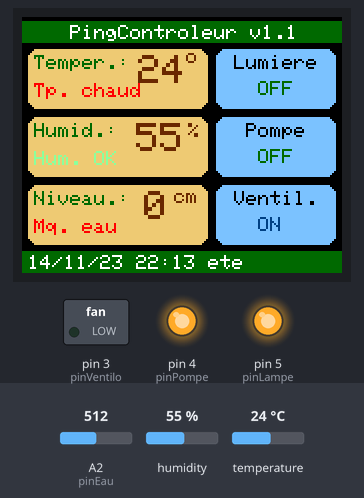
Bench run of a sketch on a simulated Arduino Uno, built with avr-gcc and run on an emulated ATmega328P. Shown: 160×128 colour display, switched loads named in the sketch (green lamp = pin HIGH), output pins drawn as LEDs (lit = HIGH). Inputs (shaded band) come from the test bench; at power-on: humidity 55 %, A2 (pinEau) = 512, temperature 24 °C. The local clock reads 2024-03-15 10:24:30 at power-on unless the sketch sets it; what the sketch prints to the serial monitor is not drawn.

Above: at 3.8 s.
3.9 s: humidity set to 51 %
At 10.0 s:
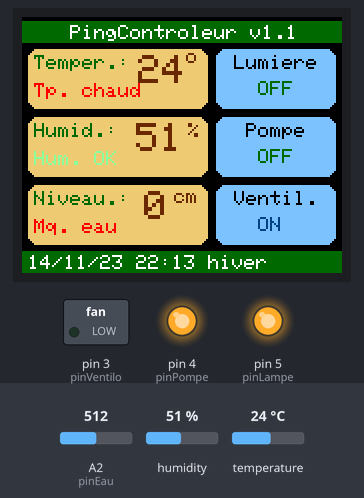
10.7 s: humidity set to 48 %
At 16.2 s:
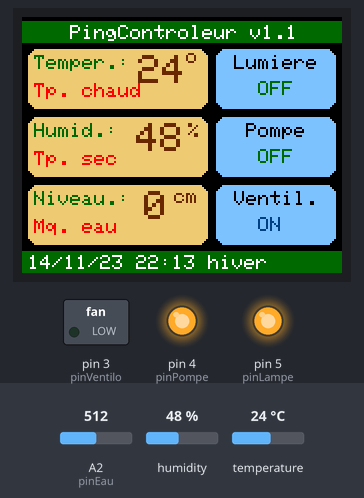
16.7 s: A2 (pinEau) set to 731
At 22.3 s:
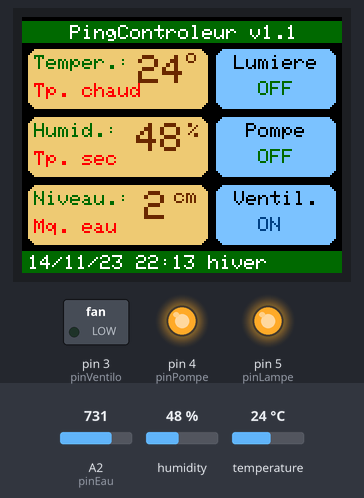
22.7 s: A2 (pinEau) set to 762
At 28.4 s:
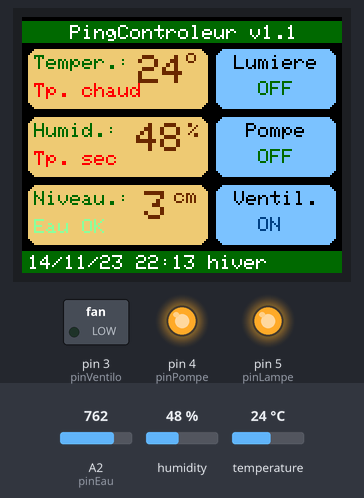
28.7 s: temperature set to 22.3 °C
At 34.4 s:
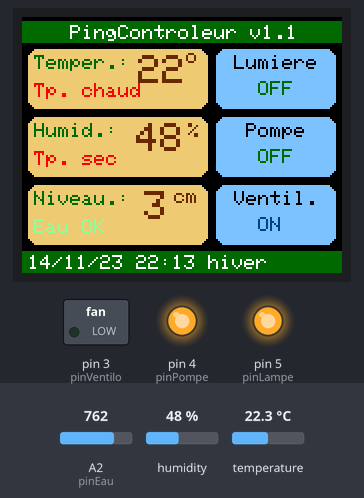
34.7 s: temperature set to 21.2 °C
At 39.8 s:
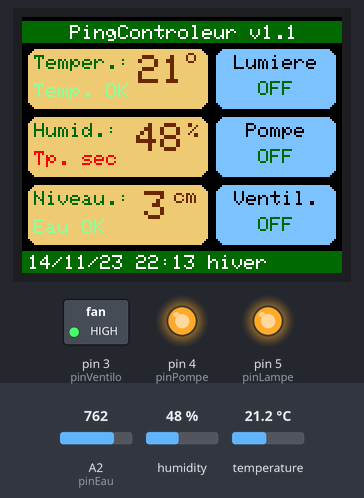
Timing chart, 0 to 41.3 s (numbered marks = the images above; inputs shaded):
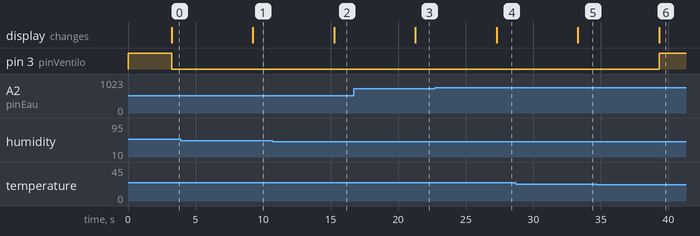

The sketch:

help.ino
```cpp
/*
// ====================================================================================================================================

 Exemple de programme pour Terrarium, controle de la lumiÃ¨re, humiditÃ©, tempÃ©rature, pompe

 Auteur : BEZY Sylvain

// ====================================================================================================================================
*/

// LIBRAIRIES

#include <SPI.h> // Communication avec les peripheriques
#include <Wire.h> // Communication avec l'horloge par I2C
#include <RTClib.h> // Librairie de l'Horloge
#include "DHT.h" // Communication avec le senseur humidite/temperature
#include <Adafruit_GFX.h> // Noyau graphique
#include <Adafruit_ST7735.h> // Fonctions graphiques

// DEFINITION DES VARIABLES DE CULTURE DU TERRARIUM

// conditions ete
int mois_ete = 5; // 1 aÂ  12, 4 pour avril
int hum_max_ete = 60; // humidite max (%)
int hum_min_ete = 40; // humidite min (%)
int t_max_ete = 30; // temperature max (Â°C)
int t_min_ete = 20; // temperature min (Â°C)
int heure_lum_ete = 8; // heure allumage lampe
int duree_lum_ete = 14; // duree eclairage (h)
int heure_pompe_ete = 9; // heure de pompe
int duree_pompe_ete = 8; // plage horaire de la pompe (h)
int duree_arrosage_ete = 1; // durÃ©e d'un arrosage (minutes par heure)

// conditions hiver
int mois_hiver = 11;
int hum_max_hiver = 80;
int hum_min_hiver = 50;
int t_max_hiver = 22;
int t_min_hiver = 10;
int heure_lum_hiver = 9;
int duree_lum_hiver = 10;
int heure_pompe_hiver = 13;
int duree_pompe_hiver = 2;
int duree_arrosage_hiver = 1;

// conditions physiques
int seuil_niveau_eau = 3; // seuil d'alerte du manque d'eau (cm)
int seuil_niveau_critique = 2; // seuil critique d'arret de la pompe (cm)

// ====================================================================================================================================

// DECLARATION DES VARIABLES DU PROGRAMME

boolean saison = true, saison_old, mode_horaire;
boolean periode_pompe, periode_lampe;
boolean manque_eau, manque_eau_old, manque_critique, manque_critique_old;
boolean trop_sec = false, trop_sec_old, trop_humide = false, trop_humide_old, trop_chaud , trop_chaud_old, trop_froid = false, trop_froid_old;
boolean etat_pompe, etat_pompe_old;
boolean etat_ventilo, etat_ventilo_old;
boolean etat_lampe, etat_lampe_old;

int hum_max, hum_min, t_max, t_min, heure_lum_on, heure_lum_off, heure_pompe_on, heure_pompe_off;
int heure, minut, sec, annee, mois, jour, jour_sem;
String jour_sem_str, date_str, date_str_old;
int niveau_eau, niveau_eau_old = 9;
int t, t_old = -1, h, h_old = -1;

// DEFINITION DES PIN POUR LES RELAIS

#define pinLampe 5 // pin DIGITAL controle relais lampe
#define pinPompe 4 // pin DIGITAL controle relais pompe a eau
#define pinVentilo 3 // pin DIGITAL controle relais ventilateur
// #define pinFog 2 // pin DIGITAL controle relais fog

// DEFINITION DES PIN POUR LES SENSEURS

#define pinEau 2 // pin ANALOGUE capteur niveau d'eau
#define DHTPIN 6 // pin DIGITAL capteur Temperature
#define DHTTYPE DHT22 // DHT 22 (AM2302)
DHT dht(DHTPIN, DHTTYPE);//declaration du capteur
RTC_DS3231 RTC;

// DEFINITION DES PIN POUR L'ECRAN :

#define sclk 12// SCL ou CSK violet
#define mosi 11// SDA bleu
#define dc   10// RS vert
#define rst  9 // RST jaune
#define cs   8 // CS orange
Adafruit_ST7735 tft = Adafruit_ST7735(cs, dc, mosi, sclk, rst);

// DEFINITION DES COULEURS UTILISEES

#define Black 0x0000
#define DGreen 0x0340
#define LGreen 0x8FF3
#define Red 0xF800
#define White 0xFFFF
#define LBrown 0xEE4E
#define DBrown 0x6940
#define DBlue 0x0210
#define LBlue 0x7E1F

// ====================================================================================================================================

void setup()
{
  // DEMARRAGE DES SERVICES

  Serial.begin(9600);
  Wire.begin();
  dht.begin();
  RTC.begin();


  // LIGNE A TELEVERSER UNE FOIS, PUIS A SUPPRIMER (car remet a zero l'horloge en cas de coupure de courant)
  RTC.adjust(DateTime(__DATE__,__TIME__));

  // COMMUNICATION AVEC L'ORDINATEUR

  Serial.println();
  Serial.print("TerraContolleur v1.0 : Bienvenue"); // Affichage sur PC
  Serial.println();
  Serial.print("pour terrarium a Pinguicula"); // Affichage sur PC
  Serial.println();
  Serial.println();

  // DISTRIBUTION DES ROLES DES PIN

  pinMode(pinLampe,OUTPUT); // Lampe
  pinMode(pinPompe,OUTPUT); // Pompe a eau
  pinMode(pinVentilo,OUTPUT); // Ventilateur

  // DEFINITIONS DES VALEURS AU DEMARRAGE

  digitalWrite(pinLampe, HIGH); // eteint
  etat_lampe = false;
  digitalWrite(pinPompe, HIGH); // eteint
  etat_pompe = false;
  digitalWrite(pinVentilo, HIGH); // eteint
  etat_ventilo = false;

  // PEREPARATION ECRAN, AFFICHAGE

  tft.initR(INITR_BLACKTAB);
  tft.setRotation(3);
  tft.fillScreen(Black);

  // titre
  tft.fillRect(0, 2, 160, 11, DGreen);
  tft.setCursor(24, 4);
  tft.setTextColor(White);
  tft.setTextSize(1);
  tft.println("PingControleur v1.1");

  // temperature
  tft.fillRoundRect(3, 16, 90, 30, 5, LBrown);
  tft.setCursor(6, 19);
  tft.setTextColor(DGreen);
  tft.println("Temper.:");
  tft.setCursor(77, 19);
  tft.setTextColor(DBrown);
  tft.drawCircle(84, 20, 2, DBrown);
  afficher_message(LBrown, LGreen, "Temp. OK", "Tp chaud",false, 6, 33);

  // humidite
  tft.fillRoundRect(3, 50, 90, 30, 5, LBrown);
  tft.setCursor(6, 53);
  tft.setTextColor(DGreen);
  tft.println("Humid.:");
  tft.setCursor(77, 53);
  tft.setTextColor(DBrown);
  tft.println(" %");
  afficher_message(LBrown, LGreen, "Hum. OK", "Tp sec",false, 6, 67);

  // niveau d'eau
  tft.fillRoundRect(3, 84, 90, 30, 5, LBrown);
  tft.setCursor(6, 87);
  tft.setTextColor(DGreen);
  tft.println("Niveau.:");
  tft.setCursor(70, 86);
  tft.setTextColor(DBrown);
  tft.println(" cm");
  afficher_message(LBrown, LGreen, "Eau OK", "Mq. eau",false, 6, 101);

  // relais : lumiere
  tft.fillRoundRect(97, 16, 60, 30, 5, LBlue);
  tft.setCursor(106, 19);
  tft.setTextColor(Black);
  tft.println("Lumiere");
  afficher_message(LBlue, DGreen, "OFF", "ON",false, 118, 32);

  // relais : pompe
  tft.fillRoundRect(97, 50, 60, 30, 5, LBlue);
  tft.setCursor(112,53);
  tft.setTextColor(Black);
  tft.println("Pompe");
  afficher_message(LBlue, DGreen, "OFF", "ON",false, 118, 66);

  // relais : ventilateur
  tft.fillRoundRect(97, 84, 60, 30, 5, LBlue);
  tft.setCursor(106, 87);
  tft.setTextColor(Black);
  tft.println("Ventil.");
  afficher_message(LBlue, DGreen, "OFF", "ON",false, 118, 100);

  // date / etat
  tft.fillRect(0, 117, 160, 11, DGreen);
  tft.setCursor(3, 119);
}

// ====================================================================================================================================

void loop()
{
  delay(3000);

  // RECUPERATION DATE ET HEURE

  DateTime now = RTC.now(); // Recuperation de la date/heure actuelle
  annee = now.year();
  mois = now.month();
  jour = now.day();
  jour_sem = now.dayOfTheWeek();
  jour_sem_str = "";
  heure = now.hour();
  minut = now.minute();
  date_str = jour_sem_str + jour + "/" + mois + "/" + String(annee).substring(2) + " " + heure + ":" + minut +" " + return_saison();

  // CHANGEMENT HEURE ETE/HIVER

  if(jour_sem == 7 & mois == 3 & jour <=7 & heure == 3 & mode_horaire == false)
  {
    RTC.adjust(DateTime(annee, mois, jour, heure + 1, minut,sec));
    mode_horaire = true;
  }
  if(jour_sem == 7 & mois == 10 & jour >=23 & heure == 3 & mode_horaire == true)
  {
    RTC.adjust(DateTime(annee, mois, jour, heure - 1, minut,sec));
    mode_horaire = false;
  }

  // CALCUL DE PERIODE CULTURE ETE/HIVER

  if(mois_ete <= mois & mois < mois_hiver){
    saison = true;
  }
  else
  {
    saison = false;
  }

  if(saison == true & saison_old != saison){
    hum_max = hum_max_ete;
    hum_min = hum_min_ete;
    t_max = t_max_ete;
    t_min = t_min_ete;
    heure_lum_on = heure_lum_ete;
    heure_lum_off = heure_lum_ete + duree_lum_ete;
    heure_pompe_on = heure_pompe_ete;
    heure_pompe_off = heure_pompe_ete + duree_pompe_ete;
    saison_old = saison;
  }
  else
  {
    hum_max = hum_max_hiver;
    hum_min = hum_min_hiver;
    t_max = t_max_hiver;
    t_min = t_min_hiver;
    heure_lum_on = heure_lum_hiver;
    heure_lum_off = heure_lum_hiver + duree_lum_hiver;
    heure_pompe_on = heure_pompe_hiver;
    heure_pompe_off = heure_pompe_hiver + duree_pompe_hiver;
    saison_old = saison;
  }

  // CALCUL DES PERIODES LUMIERE/POMPE

  // lumiere
  if(heure_lum_on <= heure & heure < heure_lum_off){
    periode_lampe = true;
  }
  else
  {
    periode_lampe = false;
  }

  //pompe
  if(heure_pompe_on <= heure & heure < heure_pompe_off & minut > 58){
    periode_pompe = true;
  }
  else
  {
    periode_pompe = false;
  }

  // LECTURE DES SENSEURS

  niveau_eau = niveau_cm(analogRead(pinEau)); // Lecture du niveau d'eau
  h = dht.readHumidity(); // hygrometrie
  t = dht.readTemperature(); // temperature en celsius

  //  if (isnan(h) || isnan(t))
  //  {
  //    Serial.println("! Impossible de lire DHT22 !");
  //    return;
  //  }

  // COMMUNICATION AVEC L'ORDINATEUR

  Serial.println();
  Serial.print(niveau_eau);
  Serial.print(" cm (");
  Serial.print(analogRead(pinEau));
  Serial.print("); ");
  Serial.print(h);
  Serial.print(" %; ");
  Serial.print(t);
  Serial.print(" C; ");
  Serial.print(heure);
  Serial.print(":");
  Serial.print(minut);
  Serial.print(":");
  Serial.print(sec);
  Serial.print("; ");
  Serial.print(jour_sem_str);
  Serial.print(jour);
  Serial.print("/");
  Serial.print(mois);
  Serial.print("/");
  Serial.print(annee);

  // ANALYSE DE L'ENVIRONNEMENT

  // pour le niveau d'eau
  if(niveau_eau < seuil_niveau_eau){
    manque_critique = true;
  }
  if(niveau_eau >= seuil_niveau_eau){
    manque_critique = false;
  }

  // pour l'humidite
  if(h > hum_max){
    trop_humide = true;
  }
  if(h <= hum_max - 1){
    trop_humide = false;
  }
  if(h < hum_min){
    trop_sec = true;
  }
  if(h >= hum_min + 1){
    trop_sec = false;
  }

  // pour la temperature
  if(t > t_max){
    trop_chaud = true;
  }
  if(t <= t_max - 1){
    trop_chaud = false;
  }
  if(t < t_min){
    trop_froid = true;
  }
  if(t >= t_min + 1){
    trop_froid = false;
  }

  // MISE EN SITUATION DES PERIPHERIQUES

  // lampe
  if(periode_lampe == true & etat_lampe == false)
  {
    digitalWrite (pinLampe, LOW); // allume la lampe SI periode de lampe
    etat_lampe = true; // etat de la lampe : allumee (true)
  }
  if(periode_lampe == false & etat_lampe == true)
  {
    digitalWrite (pinLampe, HIGH); // eteint la lampe si hord periode de lampe
    etat_lampe = false; // etat de la lampe : eteint (false)
  }

  // pompe
  if((periode_pompe == false || trop_humide == true) & etat_pompe == true)
  {
    digitalWrite(pinPompe, HIGH); // eteint la pompe si pas assez d'eau, ou si plus dans periode, ou si trop humide
    etat_pompe = false; // etat de la pompe : eteinte (false)
  }
  if(etat_pompe == false & periode_pompe == true & trop_humide == false)
  {
    digitalWrite(pinPompe, LOW); // allume la pompe SI niveau ok ET heure dans la periode pompe ET pas trop humide
    etat_pompe = true; // etat de la pompe : allumee (true)
  }

  // ventilo
  if((trop_humide == true || trop_chaud == true) & etat_ventilo == false)
  {
    digitalWrite(pinVentilo, LOW); // allume le ventilo SI trop chaud ou trop humide
    etat_ventilo = true; // etat du ventilo : allume (true)
  }
  if(trop_humide == false & trop_chaud == false & etat_ventilo == true)
  {
    digitalWrite(pinVentilo, HIGH); // eteint le ventilo si assez sec et assez frais
    etat_ventilo = false; // etat du ventilo : eteint (false)
  }

  // AFFICHAGE DES VARIABLES A L'ECRAN SI CHANGEMENT

  // temperature
  if (t == t_old)
  {
    goto humidite;
  }
  else {
    t_old = afficher_valeur(LBrown, DBrown, t, t_old, 58, 19);
  }
humidite:
  if (h == h_old)
  {
    goto niveau;
  }
  else {
    h_old = afficher_valeur(LBrown, DBrown, h, h_old, 57, 53);
  }
niveau:
  if (niveau_eau == niveau_eau_old)
  {
    goto trop_chaud;
  }
  else {
    niveau_eau_old = afficher_valeur(LBrown, DBrown,niveau_eau , niveau_eau_old, 61, 87);
  }
trop_chaud:
  if (trop_chaud == trop_chaud_old)
  {
    goto trop_froid;
  }
  else {
    if(trop_chaud == true)
    {
      trop_chaud_old = afficher_message(LBrown, Red, "Tp. chaud", "Temp. OK",true, 6, 33);
    }
    else
    {
      trop_chaud_old = afficher_message(LBrown, LGreen, "Temp. OK", "Tp. chaud",false, 6, 33);
    }
  }
trop_froid:
  if (trop_froid == trop_froid_old)
  {
    goto trop_sec;
  }
  else {
    if(trop_froid == true)
    {
      trop_froid_old = afficher_message(LBrown, Red, "Tp. froid", "Temp. OK",true, 6, 33);
    }
    else
    {
      trop_froid_old = afficher_message(LBrown, LGreen, "Temp. OK", "Tp. froid",false, 6, 33);
    }
  }
trop_sec:
  if (trop_sec == trop_sec_old)
  {
    goto trop_humide;
  }
  else {
    if(trop_sec == true)
    {
      trop_sec_old = afficher_message(LBrown, Red, "Tp. sec", "Hum. OK",true, 6, 67);
    }
    else
    {
      trop_sec_old = afficher_message(LBrown, LGreen, "Hum. OK", "Tp. sec",false, 6, 67);
    }
  }
trop_humide:
  if (trop_humide == trop_humide_old)
  {
    goto pas_deau;
  }
  else {
    if(trop_humide == true)
    {
      trop_humide_old = afficher_message(LBrown, Red, "Tp. hum.", "Hum. OK",true, 6, 67);
    }
    else
    {
      trop_humide_old = afficher_message(LBrown, LGreen, "Hum. OK", "Tp. hum.",false, 6, 67);
    }
  }
pas_deau:
  if (manque_critique == manque_critique_old)
  {
    goto lampe;
  }
  else {
    if(manque_critique == true)
    {
      manque_critique_old = afficher_message(LBrown, Red, "Mq. eau", "Eau OK",true, 6, 101);
    }
    else
    {
      manque_critique_old = afficher_message(LBrown, LGreen, "Eau OK", "Mq. eau",false, 6, 101);
    }
  }
lampe:
  if (etat_lampe == etat_lampe_old)
  {
    goto eau;
  }
  else {
    if(etat_lampe == true)
    {
      etat_lampe_old = afficher_message(LBlue, DBlue, "ON", "OFF",true, 118, 32);
    }
    else
    {
      etat_lampe_old = afficher_message(LBlue, DGreen, "OFF", "ON",false, 118, 32);
    }
  }
eau:
  if (etat_pompe == etat_pompe_old)
  {
    goto air;
  }
  else {
    if(etat_pompe == true)
    {
      etat_pompe_old = afficher_message(LBlue, DBlue, "ON", "OFF",true, 118, 66);
    }
    else
    {
      etat_pompe_old = afficher_message(LBlue, DGreen, "OFF", "ON",false, 118, 66);
    }
  }

air:
  if (etat_ventilo == etat_ventilo_old)
  {
    goto date;
  }
  else {
    if(etat_ventilo == true)
    {
      etat_ventilo_old = afficher_message(LBlue, DBlue, "ON", "OFF",true, 118, 100);
    }
    else
    {
      etat_ventilo_old = afficher_message(LBlue, DGreen, "OFF", "ON",false, 118, 100);
    }
  }
date:
  if (date_str == date_str_old)
  {
    goto fin;
  }
  else {
    afficher_message(DGreen, White, date_str, date_str_old,true, 3, 119);
    date_str_old = date_str;
  }
fin:
  delay(3000);
}

// ====================================================================================================================================

// FONCTIONS SUPPLEMENTAIRES

int afficher_valeur(int color_bg, int color,  int f, int g, int posX, int posY) // affichage message ecran
{
  tft.setCursor(posX, posY);
  tft.setTextColor(color_bg);
  tft.setTextSize(2);
  tft.print(int(g));
  tft.setCursor(posX, posY);
  tft.setTextColor(color);
  tft.print(int(f));
  tft.setTextSize(1);
  return f;
}

boolean afficher_message(int color_bg, int color,  String message, String message_old, boolean var, int posX, int posY)
{
  tft.setCursor(posX, posY);
  tft.setTextColor(color_bg);
  tft.print(message_old);
  tft.setCursor(posX, posY);
  tft.setTextColor(color);
  tft.print(message);
  return var;
}

int niveau_cm(float x) // fonction de conversion signal/cm capteur d'eau
{
  int y;
  if(x<650){
    return 0;
  }
  if(650 <= x & x < 700){
    y = 1;
  }
  if(700 <= x & x < 750){
    y = 2;
  }
  if(750 <= x & x < 800){
    y = 3;
  }
  if(800 <= x & x < 850){
    y = 4;
  }
  if(850 <= x){
    y = 5;
  }
  return y;
}

String relayState(boolean x) // fonction de conversion etat des relais
{
  switch (x)
  {
  case true:
    return "ON";
    break;
  case false:
    return "OFF";
    break;
  default:
    return "DEF_ON";
    break;
  }
}

String jours(int x)
{
  switch (x)
  {
  case 1:
    return "lun. ";
    break;
  case 2:
    return "mar. ";
    break;
  case 3:
    return "mer. ";
    break;
  case 4:
    return "jeu. ";
    break;
  case 5:
    return "ven. ";
    break;
  case 6:
    return "sam. ";
    break;
  case 7:
    return "dim. ";
    break;
  }

}

String return_saison()
{
  if(saison == true){
    return "ete";
  }
  else
  {
    return "hiver";
  }

}
```

Measured:
- the behaviour switches between 50 and 49 % on humidity (found by bisection; images 1 and 2)
- the behaviour switches between 749 and 750 on A2 (pinEau) (found by bisection; images 3 and 4)
- the behaviour switches between 22 and 21.9 °C on temperature (found by bisection; images 5 and 6)
- after the input at 3.9 s, the display: changes after 5.3 s (image 1)
- after the input at 10.7 s, the display: changes after 4.6 s (image 2)
- after the input at 16.7 s, the display: changes after 4.6 s (image 3)
- after the input at 22.7 s, the display: changes after 4.6 s (image 4)
- after the input at 28.7 s, the display: changes after 4.6 s (image 5)
- after the input at 34.7 s, pin 3 (pinVentilo): LOW → HIGH after 4.6 s; the display: changes after 4.6 s (image 6)
